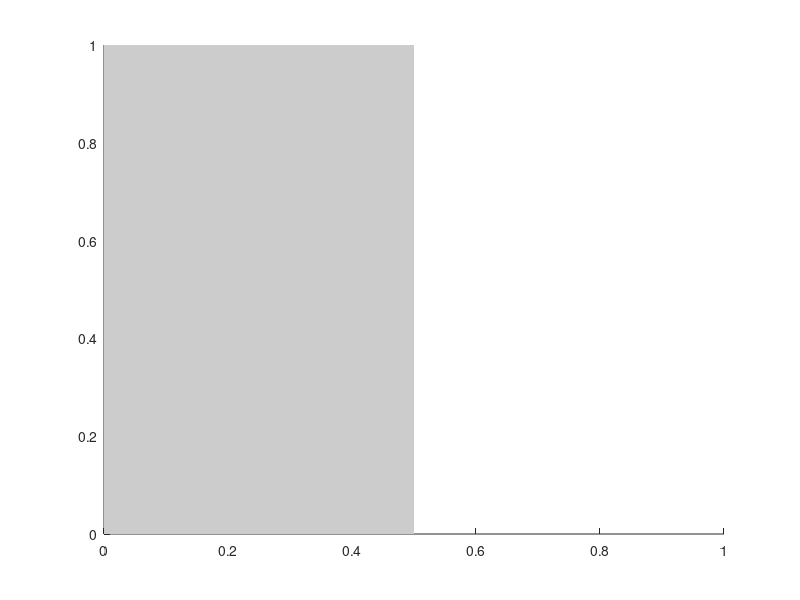

Recreate this plot in MATLAB. (Note: this script raises an error after producing the figure.)
function plot_wingbeat_patch()
    xl = xlim;
    yl = ylim;
    qx = [xl(1) xl(2)/2 xl(2)/2 xl(1)];
    qy = [yl(1) yl(1) yl(2) yl(2)];
    xlim(xl);
    ylim(yl);
    h = patch(qx, qy, [0.8, 0.8, 0.8],'LineStyle','none','HandleVisibility','off');
    uistack(h,'bottom')
    set(gca, 'Layer', 'top')
    xdist = xl(2) - xl(1);
    ydist = yl(2) - yl(1);
    text(xl(1) + xdist*(1/4), yl(1) + ydist*(1/10), "Downstroke",'HorizontalAlignment','center','FontSize',14)
    text(xl(2) - xdist*(1/4), yl(1) + ydist*(1/10), "Upstroke",'HorizontalAlignment','center','FontSize',14)
end